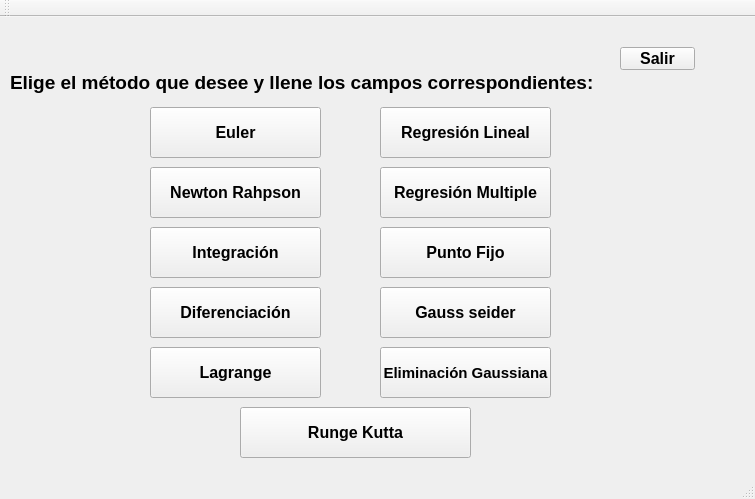
<?xml version="1.0" encoding="UTF-8"?>
<ui version="4.0">
 <class>sistema</class>
 <widget class="QMainWindow" name="sistema">
  <property name="geometry">
   <rect>
    <x>0</x>
    <y>0</y>
    <width>755</width>
    <height>499</height>
   </rect>
  </property>
  <property name="windowTitle">
   <string>sistema</string>
  </property>
  <widget class="QWidget" name="centralWidget">
   <widget class="QPushButton" name="eu">
    <property name="geometry">
     <rect>
      <x>150</x>
      <y>90</y>
      <width>171</width>
      <height>51</height>
     </rect>
    </property>
    <property name="font">
     <font>
      <pointsize>12</pointsize>
      <weight>75</weight>
      <bold>true</bold>
     </font>
    </property>
    <property name="text">
     <string>Euler</string>
    </property>
   </widget>
   <widget class="QPushButton" name="newt">
    <property name="geometry">
     <rect>
      <x>150</x>
      <y>150</y>
      <width>171</width>
      <height>51</height>
     </rect>
    </property>
    <property name="font">
     <font>
      <pointsize>12</pointsize>
      <weight>75</weight>
      <bold>true</bold>
     </font>
    </property>
    <property name="text">
     <string>Newton Rahpson</string>
    </property>
   </widget>
   <widget class="QPushButton" name="inte">
    <property name="geometry">
     <rect>
      <x>150</x>
      <y>210</y>
      <width>171</width>
      <height>51</height>
     </rect>
    </property>
    <property name="font">
     <font>
      <pointsize>12</pointsize>
      <weight>75</weight>
      <bold>true</bold>
     </font>
    </property>
    <property name="text">
     <string>Integración</string>
    </property>
   </widget>
   <widget class="QPushButton" name="dif">
    <property name="geometry">
     <rect>
      <x>150</x>
      <y>270</y>
      <width>171</width>
      <height>51</height>
     </rect>
    </property>
    <property name="font">
     <font>
      <pointsize>12</pointsize>
      <weight>75</weight>
      <bold>true</bold>
     </font>
    </property>
    <property name="text">
     <string>Diferenciación</string>
    </property>
   </widget>
   <widget class="QPushButton" name="lag">
    <property name="geometry">
     <rect>
      <x>150</x>
      <y>330</y>
      <width>171</width>
      <height>51</height>
     </rect>
    </property>
    <property name="font">
     <font>
      <pointsize>12</pointsize>
      <weight>75</weight>
      <bold>true</bold>
     </font>
    </property>
    <property name="text">
     <string>Lagrange</string>
    </property>
   </widget>
   <widget class="QPushButton" name="reg">
    <property name="geometry">
     <rect>
      <x>380</x>
      <y>90</y>
      <width>171</width>
      <height>51</height>
     </rect>
    </property>
    <property name="font">
     <font>
      <pointsize>12</pointsize>
      <weight>75</weight>
      <bold>true</bold>
     </font>
    </property>
    <property name="text">
     <string>Regresión Lineal</string>
    </property>
   </widget>
   <widget class="QPushButton" name="rem">
    <property name="geometry">
     <rect>
      <x>380</x>
      <y>150</y>
      <width>171</width>
      <height>51</height>
     </rect>
    </property>
    <property name="font">
     <font>
      <pointsize>12</pointsize>
      <weight>75</weight>
      <bold>true</bold>
     </font>
    </property>
    <property name="text">
     <string>Regresión Multiple</string>
    </property>
   </widget>
   <widget class="QPushButton" name="punt">
    <property name="geometry">
     <rect>
      <x>380</x>
      <y>210</y>
      <width>171</width>
      <height>51</height>
     </rect>
    </property>
    <property name="font">
     <font>
      <pointsize>12</pointsize>
      <weight>75</weight>
      <bold>true</bold>
     </font>
    </property>
    <property name="text">
     <string>Punto Fijo</string>
    </property>
   </widget>
   <widget class="QPushButton" name="gau">
    <property name="geometry">
     <rect>
      <x>380</x>
      <y>270</y>
      <width>171</width>
      <height>51</height>
     </rect>
    </property>
    <property name="font">
     <font>
      <pointsize>12</pointsize>
      <weight>75</weight>
      <bold>true</bold>
     </font>
    </property>
    <property name="text">
     <string>Gauss seider</string>
    </property>
   </widget>
   <widget class="QPushButton" name="eli">
    <property name="geometry">
     <rect>
      <x>380</x>
      <y>330</y>
      <width>171</width>
      <height>51</height>
     </rect>
    </property>
    <property name="font">
     <font>
      <pointsize>11</pointsize>
      <weight>75</weight>
      <bold>true</bold>
     </font>
    </property>
    <property name="text">
     <string>Eliminación Gaussiana</string>
    </property>
   </widget>
   <widget class="QPushButton" name="Salir">
    <property name="geometry">
     <rect>
      <x>620</x>
      <y>30</y>
      <width>75</width>
      <height>23</height>
     </rect>
    </property>
    <property name="font">
     <font>
      <pointsize>12</pointsize>
      <weight>75</weight>
      <bold>true</bold>
     </font>
    </property>
    <property name="text">
     <string>Salir</string>
    </property>
   </widget>
   <widget class="QLabel" name="label">
    <property name="geometry">
     <rect>
      <x>10</x>
      <y>50</y>
      <width>691</width>
      <height>31</height>
     </rect>
    </property>
    <property name="font">
     <font>
      <pointsize>14</pointsize>
      <weight>75</weight>
      <bold>true</bold>
     </font>
    </property>
    <property name="text">
     <string>Elige el método que desee y llene los campos correspondientes:</string>
    </property>
   </widget>
   <widget class="QPushButton" name="rug">
    <property name="geometry">
     <rect>
      <x>240</x>
      <y>390</y>
      <width>231</width>
      <height>51</height>
     </rect>
    </property>
    <property name="font">
     <font>
      <pointsize>12</pointsize>
      <weight>75</weight>
      <bold>true</bold>
     </font>
    </property>
    <property name="text">
     <string>Runge Kutta</string>
    </property>
   </widget>
  </widget>
  <widget class="QMenuBar" name="menuBar">
   <property name="geometry">
    <rect>
     <x>0</x>
     <y>0</y>
     <width>755</width>
     <height>21</height>
    </rect>
   </property>
  </widget>
  <widget class="QToolBar" name="mainToolBar">
   <attribute name="toolBarArea">
    <enum>TopToolBarArea</enum>
   </attribute>
   <attribute name="toolBarBreak">
    <bool>false</bool>
   </attribute>
  </widget>
  <widget class="QStatusBar" name="statusBar"/>
 </widget>
 <layoutdefault spacing="6" margin="11"/>
 <resources/>
 <connections/>
</ui>
